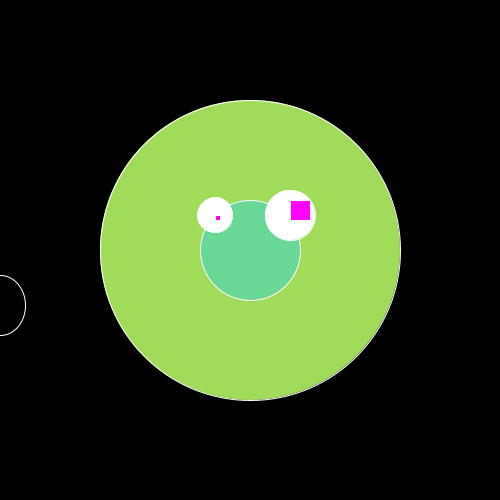
Frame 1 (no input)
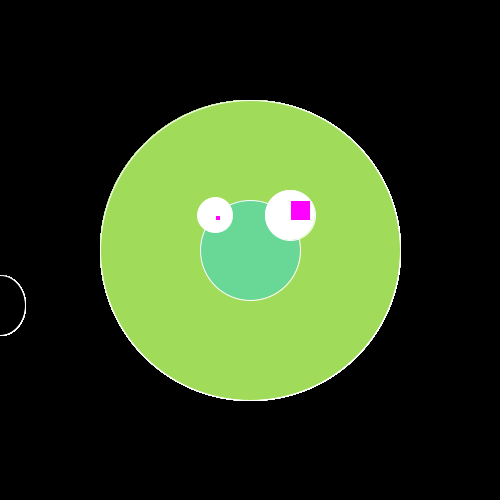
Frame 60 (the mouse pressed at the canvas centre just before this capture)
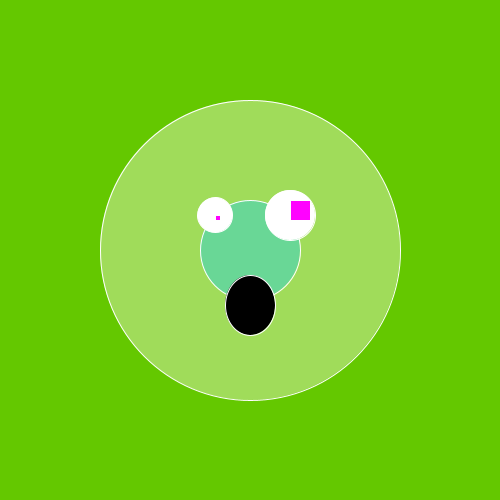
Frame 120 (the mouse held since frame 60 and released just before this capture)

The Processing sketch that drew these frames (run headless with seeded random() and noise(); from frame 60 on, the mouse is pressed at the canvas centre):

// Processing sketch: processing_181908
// ── processing_181908.pde

void setup() {
  size(500, 500);
  background(0);
}

void draw() {
  if (mousePressed) {
    background(100, 200, 0);
    fill(0);
  }
  
  stroke(255, 255, 255);
  fill(160, 220, 90);
  ellipse(250, 250, 300, 300);
  
  stroke(255, 255, 255);
  fill(105, 215, 150);
  ellipse(250, 250, 100, 100);
  
  fill(255, 255, 255);
  ellipse(215, 215, 35, 35);
  
  fill(255, 255, 255);
  ellipse(290, 215, 50, 50);
  
  fill(255, 2, 255);
  rect(215, 215, 5, 5);
  
  fill(255, 2, 255);
  rect(290, 200, 20, 20);
  
  fill(0);
  ellipse(mouseX, 305, 50, 60);
  
}
